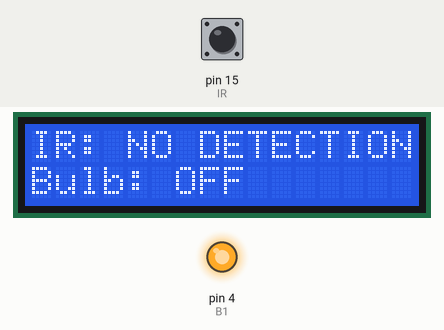
This sketch was run on a simulated Arduino Uno, built with avr-gcc and run on an emulated ATmega328P. Shown: 16×2 character LCD, output pins drawn as LEDs (lit = HIGH). Inputs (shaded band) come from the test bench; at power-on: pin 15 (IR) HIGH. What the sketch prints to the serial monitor is not drawn.

Above: at 2.2 s.
2.3 s: pin 15 (IR) driven LOW
At 3.6 s:
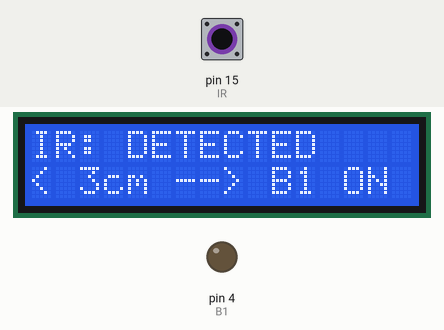
5.3 s: pin 15 (IR) driven HIGH
6.8 s: pin 15 (IR) driven LOW
9.8 s: pin 15 (IR) pulsed HIGH 2 times (0.12 s each, 0.3 s apart)
13.4 s: pin 15 (IR) pulsed HIGH 5 times (0.12 s each, 0.3 s apart)
Timing chart, 0 to 16.4 s (numbered marks = the images above; inputs shaded):
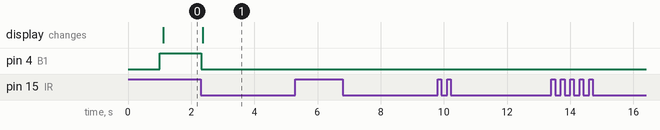

The sketch:

IR_and_Bulb1_test.ino
```cpp
#include <Wire.h>
#include <LiquidCrystal_I2C.h>

#define IR 15
#define B1 4

LiquidCrystal_I2C lcd(0x27, 16, 2);

unsigned long irTimer = 0;
const unsigned long ON_TIME = 60000; // 1 min
bool bulbState = false;

void setup() {
  pinMode(IR, INPUT);
  pinMode(B1, OUTPUT);

  Serial.begin(115200);

  Wire.begin();
  delay(1000);

  digitalWrite(B1, HIGH);

  lcd.init();
  lcd.backlight();

  lcd.setCursor(0,0);
  lcd.print("IR SENSOR TEST");
  lcd.setCursor(0,1);
  lcd.print("INITIALISING");

  Serial.println("Test Started");
}

void loop() {
  int irValue = digitalRead(IR);

  //shows LOW if object (<3 cm)
  if (irValue == LOW) {
    bulbState = true;
    digitalWrite(B1, LOW);
    irTimer = millis();

    Serial.println("IR DETECTED (<3cm)");

    lcd.clear();
    lcd.setCursor(0, 0);
    lcd.print("IR: DETECTED");
    lcd.setCursor(0, 1);
    lcd.print("< 3cm --> B1 ON");
  }
  else {
    // IR not detected
    if (!bulbState) {
      lcd.clear();
      lcd.setCursor(0, 0);
      lcd.print("IR: NO DETECTION");
      lcd.setCursor(0, 1);
      lcd.print("Bulb: OFF");

      Serial.println("IR NOT DETECTED");
    }
  }

  // turning OFF bulb after 1 min
  if (bulbState && (millis() - irTimer >= ON_TIME)) {
    bulbState = false;
    digitalWrite(B1, HIGH);

    Serial.println("TIMEOUT... B1 is OFF");

    lcd.clear();
    lcd.setCursor(0,0);
    lcd.print("IR: NO DETECTION");
    lcd.setCursor(0,1);
    lcd.print("Bulb: OFF");
  }
}
```

Measured:
- after the input at 2.3 s, pin 4 (B1): HIGH → LOW at once; the display: changes after 0.07 s (image 1)
- after the input at 5.3 s, every drawn part: stays the same
- after the input at 6.8 s, every drawn part: stays the same
- after the input at 9.8 s, every drawn part: stays the same
- after the input at 13.4 s, every drawn part: stays the same
